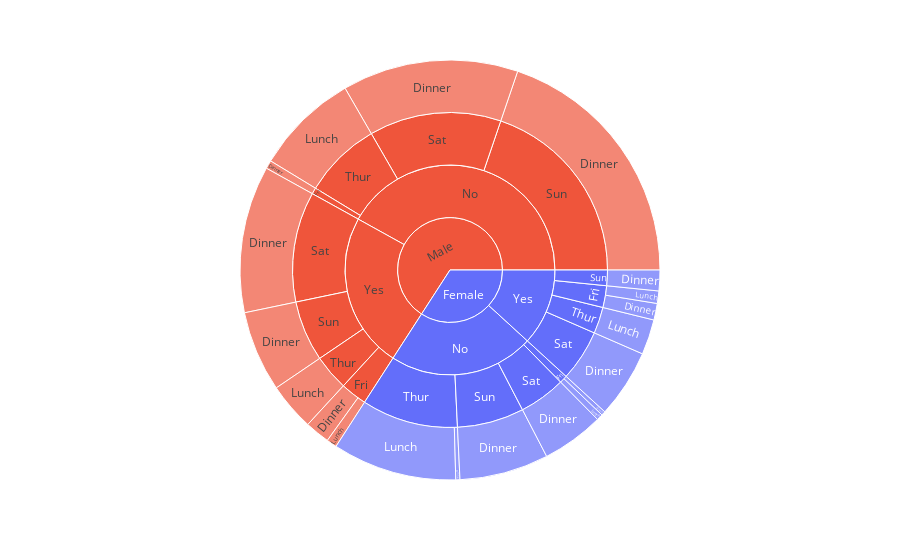

The cell this chart's notebook holds for it:
### Code cell
tips = tips.astype(str)
fig = px.sunburst(tips, 
                  path=['sex', 'smoker', 'day', 'time'], 
                  values='size', color='sex')
fig.show()

### Figure 1 — Plotly figure (JSON) as saved in the notebook; plotly's stock layout.template omitted (floating-point values rounded to 4 significant figures)
{"data": [{"branchvalues": "total", "customdata": [["Female"], ["Female"], ["Female"], ["Female"], ["Female"], ["Female"], ["Female"], ["Female"], ["Female"], ["Female"], ["Female"], ["Female"], ["Female"], ["Female"], ["Female"], ["Female"], ["Female"], ["Female"], ["Female"], ["Female"], ["Female"], ["Female"], ["Male"], ["Male"], ["Male"], ["Male"], ["Male"], ["Male"], ["Male"], ["Male"], ["Male"], ["Male"], ["Male"], ["Male"], ["Male"], ["Male"], ["Male"], ["Male"], ["Male"], ["Male"], ["Male"], ["Male"]], "domain": {"x": [0, 1], "y": [0, 1]}, "hovertemplate": "labels=%{label}<br>size=%{value}<br>parent=%{parent}<br>id=%{id}<br>sex=%{customdata[0]}<extra></extra>", "ids": ["Female/No/Sun/Dinner", "Female/Yes", "Female/No", "Female/Yes/Thur", "Female/Yes/Sun", "Female/No/Fri", "Female/Yes/Fri", "Female/No/Thur", "Female/Yes/Sat", "Female/No/Sat", "Female", "Female/No/Thur/Dinner", "Female/No/Fri/Lunch", "Female/Yes/Fri/Lunch", "Female/Yes/Thur/Lunch", "Female/No/Sun", "Female/Yes/Sun/Dinner", "Female/No/Fri/Dinner", "Female/Yes/Fri/Dinner", "Female/No/Sat/Dinner", "Female/No/Thur/Lunch", "Female/Yes/Sat/Dinner", "Male/Yes/Fri/Lunch", "Male/No/Sun/Dinner", "Male/Yes", "Male/No", "Male/No/Sat/Dinner", "Male/Yes/Sun", "Male/Yes/Sat/Dinner", "Male/No/Thur/Lunch", "Male/Yes/Thur/Lunch", "Male/Yes/Fri", "Male/Yes/Sun/Dinner", "Male/Yes/Thur", "Male/No/Thur", "Male/Yes/Sat", "Male/Yes/Fri/Dinner", "Male/No/Sat", "Male/No/Sun", "Male/No/Fri/Dinner", "Male/No/Fri", "Male"], "labels": ["Dinner", "Yes", "No", "Thur", "Sun", "Fri", "Fri", "Thur", "Sat", "Sat", "Female", "Dinner", "Lunch", "Lunch", "Lunch", "Sun", "Dinner", "Dinner", "Dinner", "Dinner", "Lunch", "Dinner", "Lunch", "Dinner", "Yes", "No", "Dinner", "Sun", "Dinner", "Lunch", "Lunch", "Fri", "Dinner", "Thur", "Thur", "Sat", "Dinner", "Sat", "Sun", "Dinner", "Fri", "Male"], "marker": {"colors": ["#636efa", "#636efa", "#636efa", "#636efa", "#636efa", "#636efa", "#636efa", "#636efa", "#636efa", "#636efa", "#636efa", "#636efa", "#636efa", "#636efa", "#636efa", "#636efa", "#636efa", "#636efa", "#636efa", "#636efa", "#636efa", "#636efa", "#EF553B", "#EF553B", "#EF553B", "#EF553B", "#EF553B", "#EF553B", "#EF553B", "#EF553B", "#EF553B", "#EF553B", "#EF553B", "#EF553B", "#EF553B", "#EF553B", "#EF553B", "#EF553B", "#EF553B", "#EF553B", "#EF553B", "#EF553B"]}, "name": "", "parents": ["Female/No/Sun", "Female", "Female", "Female/Yes", "Female/Yes", "Female/No", "Female/Yes", "Female/No", "Female/Yes", "Female/No", "", "Female/No/Thur", "Female/No/Fri", "Female/Yes/Fri", "Female/Yes/Thur", "Female/No", "Female/Yes/Sun", "Female/No/Fri", "Female/Yes/Fri", "Female/No/Sat", "Female/No/Thur", "Female/Yes/Sat", "Male/Yes/Fri", "Male/No/Sun", "Male", "Male", "Male/No/Sat", "Male/Yes", "Male/Yes/Sat", "Male/No/Thur", "Male/Yes/Thur", "Male/Yes", "Male/Yes/Sun", "Male/Yes", "Male/No", "Male/Yes", "Male/Yes/Fri", "Male/No", "Male/No", "Male/No/Fri", "Male/No", ""], "type": "sunburst", "values": [43.0, 74.0, 140.0, 17.0, 10.0, 5.0, 14.0, 62.0, 33.0, 30.0, 214.0, 2.0, 3.0, 6.0, 17.0, 43.0, 10.0, 2.0, 8.0, 30.0, 60.0, 33.0, 5.0, 124.0, 150.0, 263.0, 85.0, 39.0, 71.0, 50.0, 23.0, 17.0, 39.0, 23.0, 50.0, 71.0, 12.0, 85.0, 124.0, 4.0, 4.0, 413.0]}], "layout": {"legend": {"tracegroupgap": 0}, "margin": {"t": 60}}}
